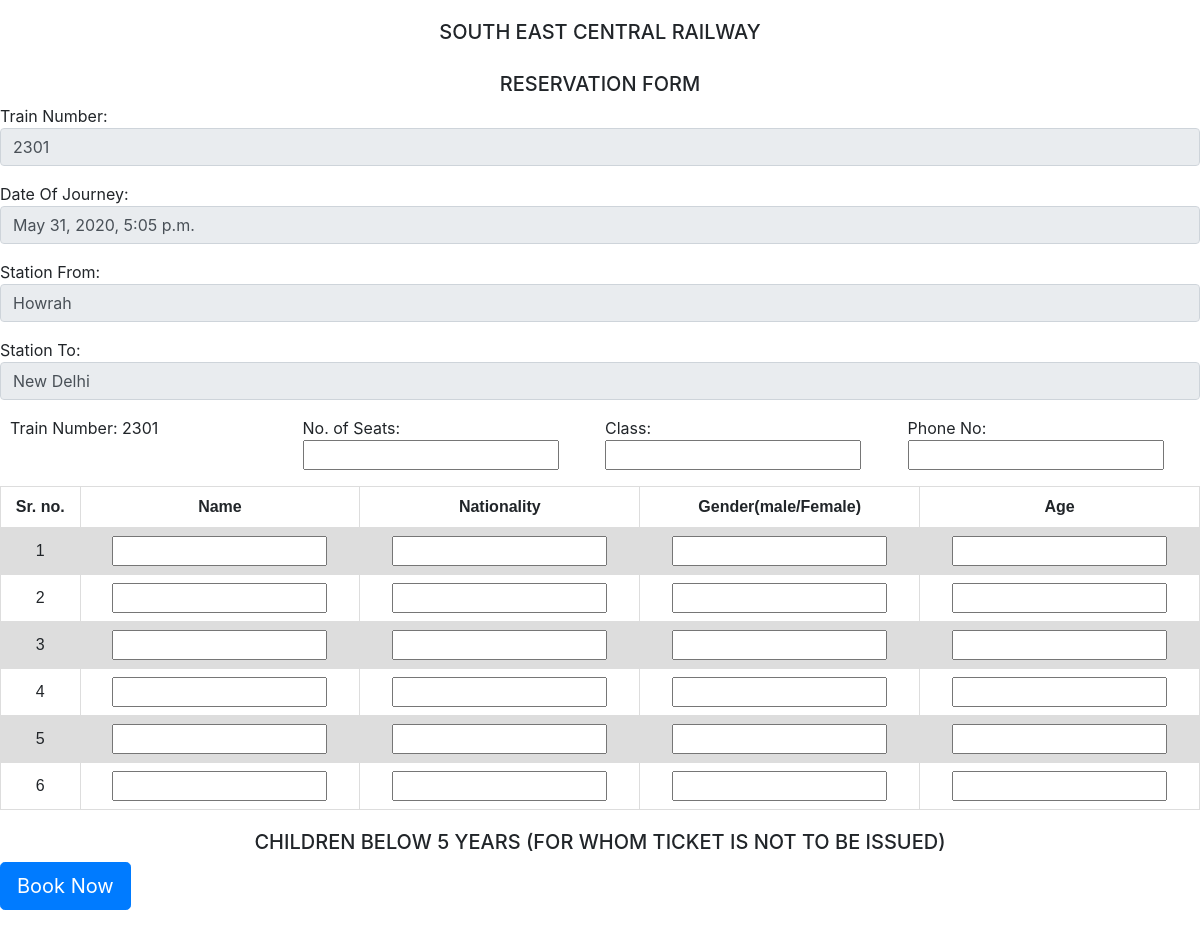
The page /booking/2301 on the database its author committed.
### train/models.py (models this page shows, shortened)
class train(models.Model):
    date = models.DateTimeField(blank=True, null=True)
    train_no = models.CharField(max_length=50,blank=True)
    train_from = models.CharField(max_length=50,blank=True)
    dep_time = models.CharField(max_length=50, blank=True)
    train_to = models.CharField(max_length=50,blank=True)
    arr_time = models.CharField(max_length=50,blank=True)

### train/views.py (the view)
# urls.py: path("booking/<book>", views.booking, name='booking'),
def booking(request, book):
    print(book)
    if request.method == 'POST':
      pass
    else:
      myenq = train.objects.get(train_no=book)
      newd1 = copy.copy(myenq.__dict__)
      form = Booking_form(data=newd1, instance=myenq)
      date = newd1['date']
      train_to = newd1['train_to']
      train_from = newd1['train_from']
      train_no = newd1['train_no']
      print(train_from)
      context = {'myenq':myenq, 'form':form, 'date':date, 'train_to':train_to, 'train_no':train_no, 'train_from':train_from}
    return render(request,'booking.html',context)

### train/forms.py
class Booking_form(forms.ModelForm):
    class Meta:
        model = booking
        fields = '__all__'

### train/templates/booking.html (shortened to what this page needs)
<!DOCTYPE html>
<html>
<head>
    <link rel="stylesheet" href="https://stackpath.bootstrapcdn.com/bootstrap/4.1.0/css/bootstrap.min.css">
  <link rel="stylesheet" href="https://stackpath.bootstrapcdn.com/bootstrap/4.1.1/css/bootstrap.min.css">
<link rel="stylesheet" href="https://cdnjs.cloudflare.com/ajax/libs/bootstrap-select/1.13.1/css/bootstrap-select.css" />
</head>
<body>
    <form action="{% url 'booksub' %}" method="post" novalidate>
    <fieldset>
        <h5>SOUTH EAST CENTRAL RAILWAY</h5>
        <h5>RESERVATION FORM</h5>
        <div class="form-group">
            <label class="form-check-label">Train Number:</label>
            <input type="text" readonly class="form-control" value="{{train_no}}">
        </div>
        <div class="form-group">
            <label class="form-check-label">Date Of Journey:</label>
            <input type="text" readonly class="form-control" value="{{date}}">
        </div>
        <div class="form-group">
            <label class="form-check-label">Station From:</label>
            <input type="text" readonly class="form-control" value="{{train_from}}">
        </div>
        <div class="form-group">
            <label class="form-check-label">Station To:</label>
            <input type="text" readonly class="form-control" value="{{train_to}}">
        </div>
        <div class="form-row">
            <div class="form-group col-md">
                <label class="form-check-label" style="text-indent:10px">Train Number: </label>
                {{train_no}}
            </div>
            <div class="form-group col-md">
                <label class="form-check-label">No. of Seats: </label>
                {{ form.booking_seats}}
            </div>
            <div class="form-group col-md">
                <label class="form-check-label">Class: </label>
                {{ form.booking_class }}
            </div>
            <div class="form-group col-md">
                <label class="form-check-label">Phone No: </label>
                {{ form.ph_no }}
            </div>
        </div>
        <table>
            <tr>
                <th>Sr. no.</th>
                <th>Name</th>
                <th>Nationality</th>
                <th>Gender(male/Female)</th>
                <th>Age</th>
            </tr>
            <tr>
                <td>1</td>
                <td>{{ form.name1 }}</td>
                <td>{{ form.nationality1 }}</td>
                <td>{{ form.gender1 }}</td>
                <td>{{ form.age1 }}</td>
            </tr>
            <tr>
                <td>2</td>
                <td>{{ form.name2 }}</td>
                <td>{{ form.nationality2 }}</td>
                <td>{{ form.gender2 }}</td>
                <td>{{ form.age2 }}</td>
            </tr>
            <tr>
                <td>3</td>
                <td>{{ form.name3 }}</td>
                <td>{{ form.nationality3 }}</td>
                <td>{{ form.gender3 }}</td>
                <td>{{ form.age3 }}</td>
            </tr>
            <tr>
                <td>4</td>
                <td>{{ form.name4 }}</td>
                <td>{{ form.nationality4 }}</td>
                <td>{{ form.gender4 }}</td>
                <td>{{ form.age4 }}</td>
            </tr>
            <tr>
                <td>5</td>
                <td>{{ form.name5 }}</td>
                <td>{{ form.nationality5 }}</td>
                <td>{{ form.gender5 }}</td>
                <td>{{ form.age5 }}</td>
            </tr>
            <tr>
                <td>6</td>
                <td>{{ form.name6 }}</td>
                <td>{{ form.nationality6 }}</td>
                <td>{{ form.gender6 }}</td>
                <td>{{ form.age6 }}</td>
            </tr>
        </table>
        <h5>CHILDREN BELOW 5 YEARS (FOR WHOM TICKET IS NOT TO BE ISSUED)</h5>
        <div class="form-group">
            <button type="submit" class="btn btn-primary btn-lg">Book Now</button>
        </div>
    </fieldset>
    </form>
</body>
</html>

### rows shown on the page
train: train_no "2301", date "May 31, 2020, 5:05 p.m.", train_from "Howrah", train_to "New Delhi"
